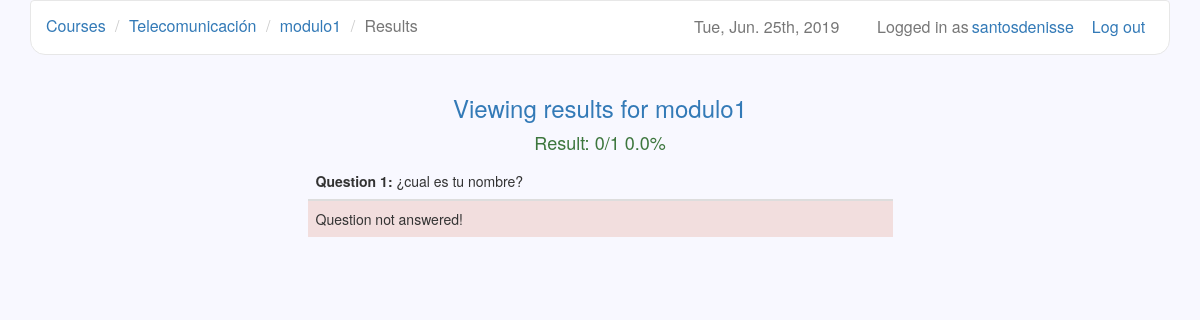
Screenshot of /courses/10/exams/6/result/s (signed in) with the database file from the repository.
### users/models.py (models this page shows)
class User(AbstractUser):
    is_teacher = models.BooleanField(default=False)

### courses/models.py (models this page shows, shortened)
class Course(models.Model):
    owner = models.ForeignKey(settings.AUTH_USER_MODEL, related_name='owner')
    name = models.CharField(max_length=30)
    description = models.TextField(blank=True)
    created = models.DateTimeField(auto_now_add=True)
    updated = models.DateTimeField(auto_now=True)
    participants = models.ManyToManyField(settings.AUTH_USER_MODEL, blank=True,
        through='Participation')

### exams/models.py (models this page shows, shortened)
class Exam(models.Model):
    name = models.CharField(max_length=30)
    description = models.TextField(blank=True)
    created = models.DateTimeField(auto_now_add=True)
    updated = models.DateTimeField(auto_now=True)
    password = models.CharField(max_length=10, blank=True)
    time_limit = models.TimeField()
    active_from = models.DateTimeField()
    active_to = models.DateTimeField()
    course = models.ForeignKey(Course)
    category = models.CharField(max_length=30)
    question_count = models.IntegerField()
    questions = models.ManyToManyField(Question, blank=True,
        through='ExamQuestion')

class ExamQuestion(models.Model):
    question = models.ForeignKey(Question)
    exam = models.ForeignKey(Exam)

### questions/models.py (models this page shows, shortened)
class Question(models.Model):
    name = models.CharField(max_length=30)
    category = models.CharField(max_length=30)
    question_text = MarkupField()
    course = models.ForeignKey(Course)

### exams/views.py (the view)
# urls.py: url(r'^(?P<exam_id>\d+)/result/s$', views.view_result,
@user_passes_test(student_check)
def view_result(request, course_id, exam_id):
    if (Participation.objects.filter(user=request.user, course=course_id)
        .exists() and Score.objects.filter(user=request.user, exam=exam_id)
        .exists()):
        course = Course.objects.get(id=course_id)
        exam = Exam.objects.get(id=exam_id)
        exam_questions = ExamQuestion.objects.filter(exam=exam)
        score = Score.objects.get(user=request.user, exam=exam).score
        result = format_score(score, exam_questions.count())
        answers = {}
        for exam_question in exam_questions:
            answers[exam_question] = StudentAnswer.objects.get(user=
                request.user, exam_question=exam_question).answer
        return render(request, 'view_result.html', {'course': course,
            'exam': exam, 'exam_questions': exam_questions, 'result': result,
            'answers': answers})
    return redirect('/courses/s')

### courses/templatetags/get_item.py (called while the page is built)
@register.filter
def get_item(dictionary, key):
    return dictionary.get(key)

### courses/views.py (called while the page is built)
def student_check(user):
    if user.is_anonymous():
        return False
    return not user.is_teacher

def format_score(score, count):
    percentage = str(float(score) / float(count) * 100) + '%'
    return str(score) + '/' + str(count) + ' ' + percentage

### exams/templates/view_result.html (shortened to what this page needs)
{% extends 'base.html' %}
{% load to_char %}
{% load get_item %}
{% block navigation %}
  {% if user.is_teacher %}
    <li><a href="{% url 'teacher_courses' %}">Courses</a></li>
    <li><a href="{% url 'edit_course' course.id %}">{{ course.name }}</a></li>
    <li><a href="{% url 'list_exams' course.id %}">Exams</a></li>
    <li><a href="{% url 'edit_exam' course.id exam.id %}">{{ exam.name }}</a></li>
    <li><a href="{% url 'view_exam_results' course.id exam.id %}">Results</a></li>
    <li class="active">Results for {{ student }}</li>
  {% else %}
    <li><a href="{% url 'student_courses' %}">Courses</a></li>
    <li><a href="{% url 'view_course' course.id %}">{{ course.name }}</a></li>
    <li><a href="{% url 'view_exam' course.id exam.id %}">{{ exam.name }}</a></li>
    <li class="active">Results</li>
  {% endif %}
{% endblock %}
{% block header %}
  {% if user.is_teacher %}
    Viewing results for {{ student }} for {{ exam.name }}
  {% else %}
    Viewing results for {{ exam.name }}
  {% endif %}
{% endblock %}
{% block dashboard %}
  <h4 class="text-success text-center">Result: {{ result }}</h4>
  <table class="table spaced">
    {% for exam_quest in exam_questions %}
      <thead>
        <tr>
          <th>
            <b>Question {{ forloop.counter }}:</b>
            {{ exam_quest.question.question_text }}
          </th>
        </tr>
      </thead>
      <tbody>
        {% if answers|get_item:exam_quest == None %}
          <td class="danger">Question not answered!</td>
        {% endif %}
      </tbody>
    {% endfor %}
  </table>
{% endblock %}

### django-lms/templates/base.html (shortened to what this page needs)
{% load staticfiles %}
<!DOCTYPE html>
<html>
  <head>
    <link href="/static/libs/bootstrap/css/bootstrap.min.css" rel="stylesheet">
    <link href="/static/libs/datetimepicker/jquery.datetimepicker.css"
      rel="stylesheet">
    <link href="/static/base.css" rel="stylesheet">
    <link rel="stylesheet" type="text/css" href="/static/libs/markitup/skins/simple/style.css">
    <link rel="stylesheet" type="text/css" href="/static/libs/markitup/sets/default/style.css">
  </head>
  <body>
    <div class="container">
      <nav class="navbar navbar-default" role="navigation">
        {% if user.is_active %}
          <a class="btn navbar-btn navbar-right" id="logout"
            href="{% url 'logout' %}">
            Log out
          </a>
          <a href="{% url 'profile' %}" class="navbar-text navbar-right" id="user">
              {{ user.username }}
          </a>
          <span class="navbar-text navbar-right">Logged in as</span>
        {% else %}
          <a class="navbar-brand" href="/">Django-LMS</a>
        {% endif %}
        <span class="navbar-text navbar-right" id="date">
          {% now "D, M. jS, Y" %}
        </span>
        <ul class="breadcrumb">
          {% block navigation %}{% endblock %}
        </ul>
      </nav>
      <div class="row">
        <h3 class="text-primary text-center">
          {% block header %}{% endblock %}
        </h3>
        <div class="list-group center">
          {% block dashboard %}{% endblock %}
        </div>
      </div>
    </div>
  </body>
</html>

### django-lms/static/base.css (style rules this page uses)
body { background-color: #F8F8FF; }
#date, #logout { margin-right: 1%; padding-right: 1%; font-size: 16px; }
#user { margin-right: 5px; margin-left: 3px; color: #337ab7; }
table { table-layout:fixed; width: 70%; border-collapse: collapse; }
td { word-wrap:break-word; }
.spaced th { font-weight: normal; }
.spaced tbody { border-bottom: 20px solid #F8F8FF; }
.center { width: 50%; margin-top: 1%; margin-left: auto; margin-right: auto; }
.navbar { border-bottom-right-radius: 15px; border-bottom-left-radius: 15px; }
.navbar-default { background-color: white; }
.navbar-text { font-size: 16px; }
.breadcrumb { background-color: transparent; margin-top: 0.5%; margin-bottom: -1%; font-size: 16px; }

### rows the page displays
User: username "santosdenisse"
Course: name "Telecomunicación"
Exam: name "modulo1"
ExamQuestion: question.question_text "¿cual es tu nombre?", shows "Question not answered!"

### other values shown
{{ result }} "0/1 0.0%"
